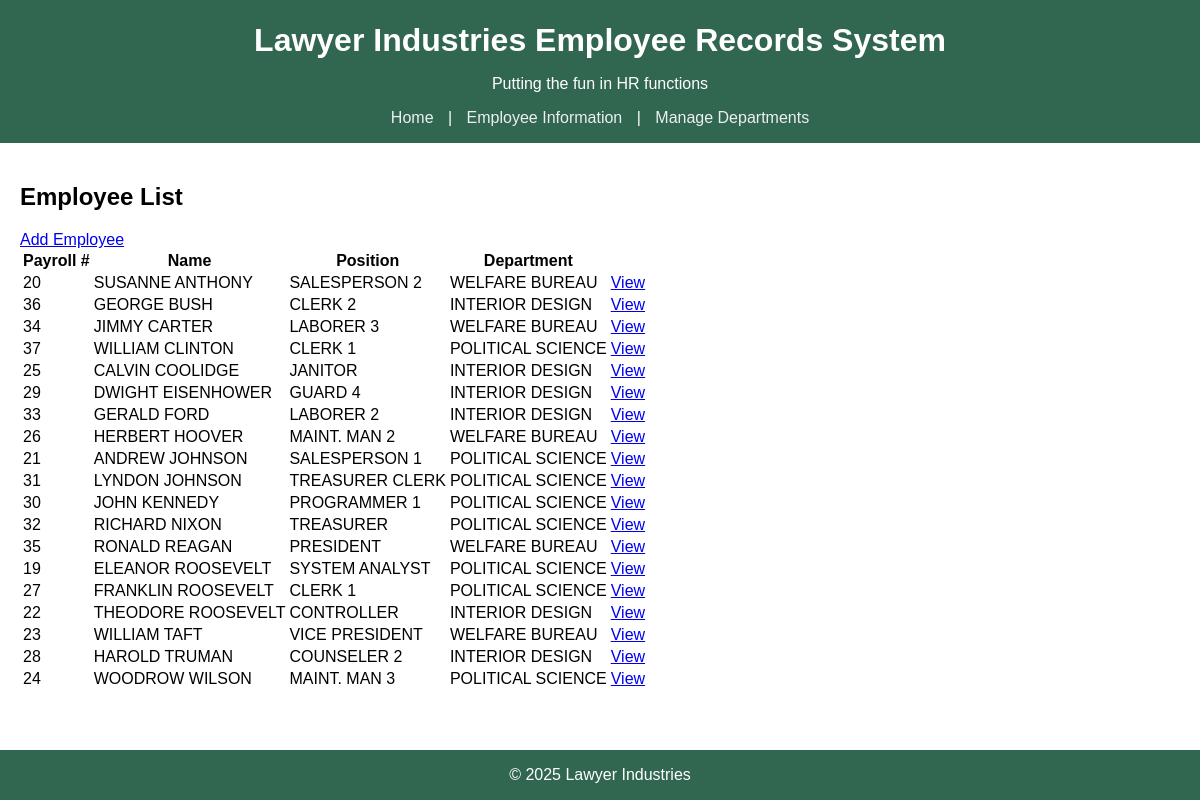
Page /index.php?action=employees on the committed database.
### tables this page shows
CREATE TABLE employee (
  payroll_number		SMALLINT(5) NOT NULL,
  last_name			VARCHAR(30) NOT NULL,
  first_name			VARCHAR(20) NOT NULL,
  absences			SMALLINT(5) NULL,
  wages				DOUBLE(8, 2) NULL,
  street			VARCHAR(35) NULL,
  city				VARCHAR(20) NULL,
  state				CHAR(2) DEFAULT 'SC',
  phone				CHAR(13) NULL,
  social_security_number 	CHAR(11) NOT NULL UNIQUE,
  employment_date		DATE NULL,
  birth_date			DATE NULL,
  current_position		CHAR(20) NULL,
  fk_department			CHAR(4) NULL,
  gender			ENUM('M','F') DEFAULT 'M',
  PRIMARY KEY (payroll_number),
  FOREIGN KEY (fk_department) REFERENCES department (department)
);

CREATE TABLE department (
  department			CHAR(4) NOT NULL,
  department_name		VARCHAR(20) NOT NULL,
  dept_acct_num			INT(10) NOT NULL,
  PRIMARY KEY (department)
);

### model/employee.php (called while the page is built, shortened)
<?php
require_once 'db.php';
function get_all_employees() {
    global $db;
    $query = "
        SELECT e.payroll_number, e.first_name, e.last_name, e.current_position, d.department_name
        FROM employee e
        LEFT JOIN department d ON e.fk_department = d.department
        ORDER BY e.last_name, e.first_name;
    ";
    $statement = $db->prepare($query);
    $statement->execute();
    return $statement->fetchAll(PDO::FETCH_ASSOC);
}

### view/employees.php (the view, shortened to what this page needs)
<?php
require_once 'model/employee.php';
$employees = get_all_employees();
?>
<h2>Employee List</h2>
<a href="index.php?action=employees&add=true" class="button">Add Employee</a>
<table>
    <thead>
        <tr>
            <th>Payroll #</th>
            <th>Name</th>
            <th>Position</th>
            <th>Department</th>
        </tr>
    </thead>
    <tbody>
        <?php foreach ($employees as $emp) : ?>
            <tr>
                <td><?= htmlspecialchars($emp['payroll_number']) ?></td>
                <td><?= htmlspecialchars($emp['first_name'] . ' ' . $emp['last_name']) ?></td>
                <td><?= htmlspecialchars($emp['current_position']) ?></td>
                <td><?= htmlspecialchars($emp['department_name']) ?></td>
				<td><a href="index.php?action=view_employee&id=<?= urlencode($emp['payroll_number']) ?>">View</a></td>
            </tr>
        <?php endforeach; ?>
    </tbody>
</table>

### view/header.php (shortened to what this page needs)
<!DOCTYPE html>
<html lang="en">
<head>
    <link rel="stylesheet" href="css/style.css">
</head>
<body>
<header>
    <h1>Lawyer Industries Employee Records System</h1>
    <p>Putting the fun in HR functions</p>
    <nav>
        <a href="index.php">Home</a> |
        <a href="index.php?action=employees">Employee Information</a> |
        <a href="index.php?action=departments">Manage Departments</a>
    </nav>
</header>
<main>

### index.php (shortened to what this page needs)
<?php
$action = $_GET['action'] ?? 'home';
include 'view/header.php';
switch ($action) {
    case 'employees':
        include 'view/employees.php';
        break;
}
include 'view/footer.php';

### view/footer.php
</main>
<footer>
    <p>&copy; 2025 Lawyer Industries</p>
</footer>
</body>
</html>

### css/style.css (style rules this page uses)
body { font-family: Arial, sans-serif; background: white; margin: 0; padding: 0; }
header { background-color: #316650; color: white; padding: 1em; text-align: center; }
header h1 { margin: 0.2em 0; }
header nav a { color: #ecf0f1; margin: 0 10px; text-decoration: none; }
main { padding: 20px; }
footer { background-color: #316650; color: white; text-align: center; padding: 0; position: fixed; width: 100%; bottom: 0; z-index: 100; }

### rows in the picture
employee: payroll_number "20", first_name+last_name "SUSANNE ANTHONY", current_position "SALESPERSON 2", fk_department.department_name "WELFARE BUREAU"
employee: payroll_number "36", first_name+last_name "GEORGE BUSH", current_position "CLERK 2", fk_department.department_name "INTERIOR DESIGN"
employee: payroll_number "34", first_name+last_name "JIMMY CARTER", current_position "LABORER 3", fk_department.department_name "WELFARE BUREAU"
employee: payroll_number "37", first_name+last_name "WILLIAM CLINTON", current_position "CLERK 1", fk_department.department_name "POLITICAL SCIENCE"
employee: payroll_number "25", first_name+last_name "CALVIN COOLIDGE", current_position "JANITOR", fk_department.department_name "INTERIOR DESIGN"
employee: payroll_number "29", first_name+last_name "DWIGHT EISENHOWER", current_position "GUARD 4", fk_department.department_name "INTERIOR DESIGN"
employee: payroll_number "33", first_name+last_name "GERALD FORD", current_position "LABORER 2", fk_department.department_name "INTERIOR DESIGN"
employee: payroll_number "26", first_name+last_name "HERBERT HOOVER", current_position "MAINT. MAN 2", fk_department.department_name "WELFARE BUREAU"
employee: payroll_number "21", first_name+last_name "ANDREW JOHNSON", current_position "SALESPERSON 1", fk_department.department_name "POLITICAL SCIENCE"
employee: payroll_number "31", first_name+last_name "LYNDON JOHNSON", current_position "TREASURER CLERK", fk_department.department_name "POLITICAL SCIENCE"
employee: payroll_number "30", first_name+last_name "JOHN KENNEDY", current_position "PROGRAMMER 1", fk_department.department_name "POLITICAL SCIENCE"
employee: payroll_number "32", first_name+last_name "RICHARD NIXON", current_position "TREASURER", fk_department.department_name "POLITICAL SCIENCE"
employee: payroll_number "35", first_name+last_name "RONALD REAGAN", current_position "PRESIDENT", fk_department.department_name "WELFARE BUREAU"
employee: payroll_number "19", first_name+last_name "ELEANOR ROOSEVELT", current_position "SYSTEM ANALYST", fk_department.department_name "POLITICAL SCIENCE"
employee: payroll_number "27", first_name+last_name "FRANKLIN ROOSEVELT", current_position "CLERK 1", fk_department.department_name "POLITICAL SCIENCE"
employee: payroll_number "22", first_name+last_name "THEODORE ROOSEVELT", current_position "CONTROLLER", fk_department.department_name "INTERIOR DESIGN"
employee: payroll_number "23", first_name+last_name "WILLIAM TAFT", current_position "VICE PRESIDENT", fk_department.department_name "WELFARE BUREAU"
employee: payroll_number "28", first_name+last_name "HAROLD TRUMAN", current_position "COUNSELER 2", fk_department.department_name "INTERIOR DESIGN"
employee: payroll_number "24", first_name+last_name "WOODROW WILSON", current_position "MAINT. MAN 3", fk_department.department_name "POLITICAL SCIENCE"
